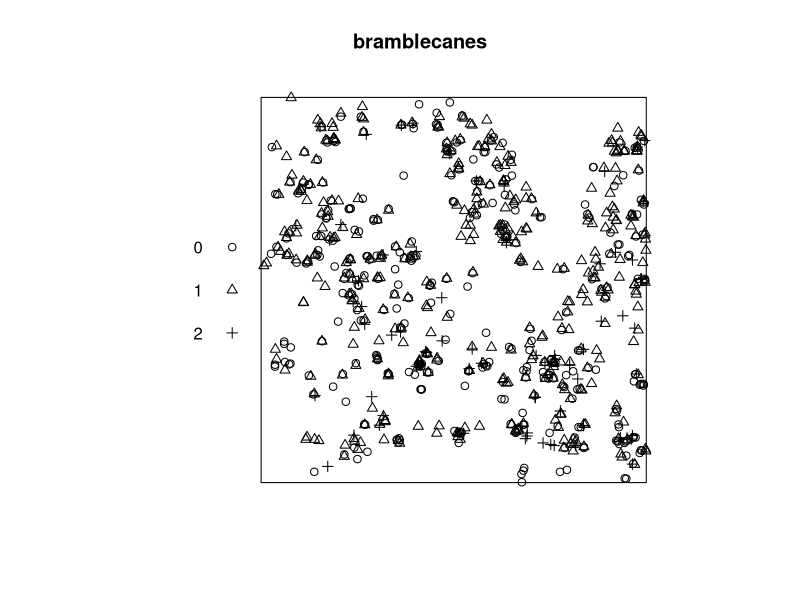
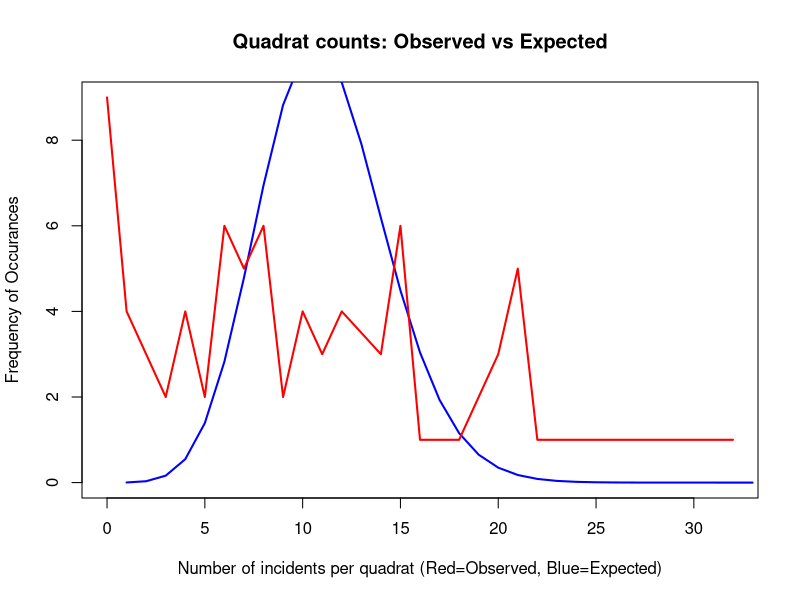

Source code (R) for these figures, in order:
## ---- chunk 1
################
# 5b Solutions #
################

library(spatstat)

data(bramblecanes)
table(duplicated(bramblecanes)) # no duplicates
class(bramblecanes); bramblecanes; plot(bramblecanes)

(quad.test = quadrat.test(bramblecanes, nx=9, ny=9))
# Reject the null of qc~Po(lambda) at 5% level.

# Estimate lambda (under null)
# View(quad.test) # inspect the quad.test list object.
quad.test$observed # gives the observed number of points in each quadrat
quad.test$parameter # gives the number of df (i.e. n=df+1)
n = quad.test$parameter+1

# Average number of points per quadrat
(lambda = sum(quad.test$observed)/n)

# Null vs. observed distribution of counts (optional)
(observed = table(quad.test$observed))
(max.num = max(quad.test$observed)) # maximum number of observations in a single quadrat
(max.freq = max(observed)) # maximum frequency
plot(c(0,max.num),c(0,max.freq), type="n", 
     xlab="Number of incidents per quadrat (Red=Observed, Blue=Expected)", 
     ylab="Frequency of Occurances", main="Quadrat counts: Observed vs Expected")
points(dpois(0:max.num, lambda=lambda)*n, type="l", col="Blue", lwd=2)
points(observed, col="Red", type="l", lwd=2)
# Clearly the point pattern does not follow a HPP.
